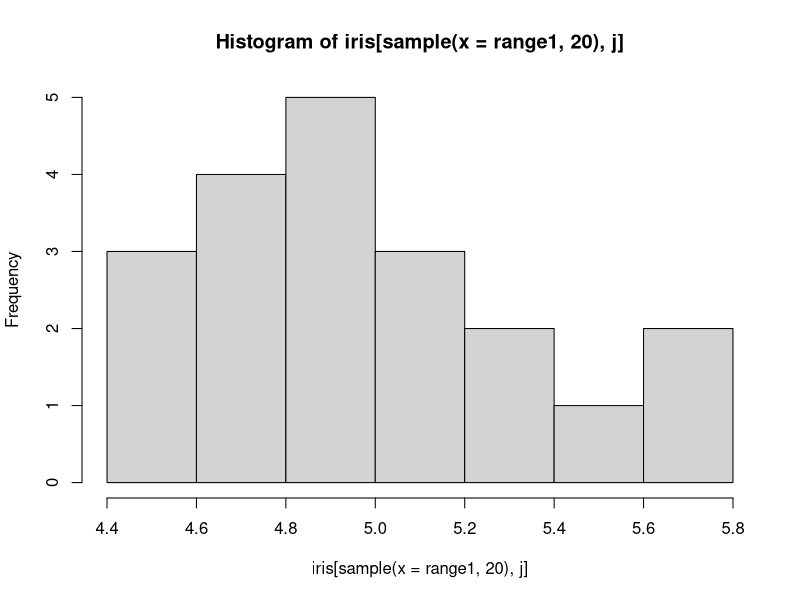
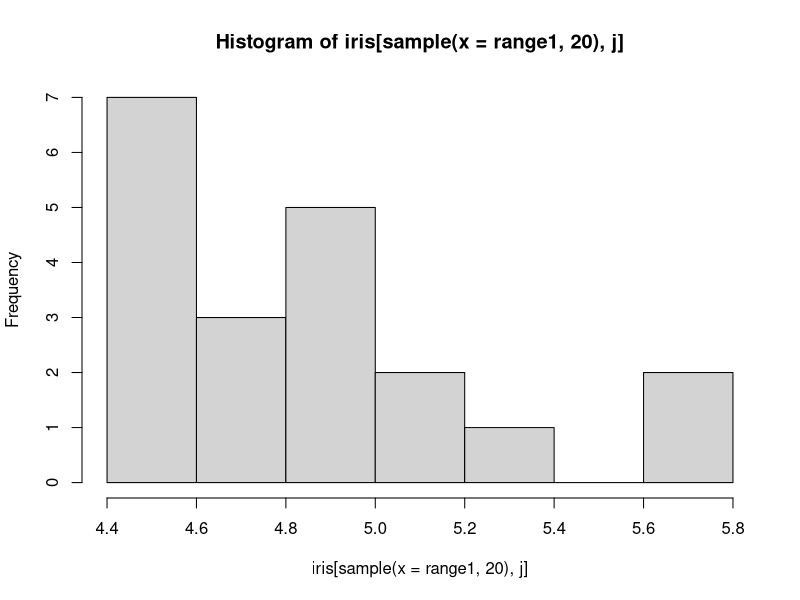
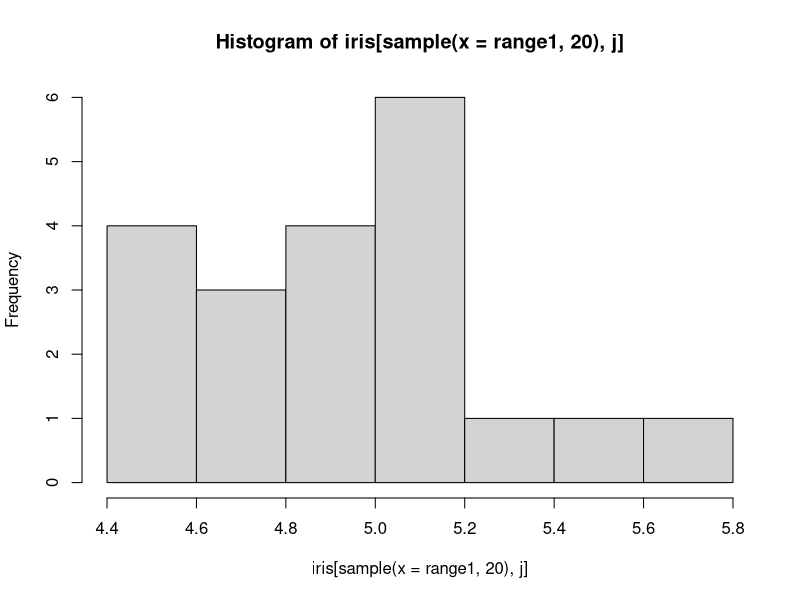
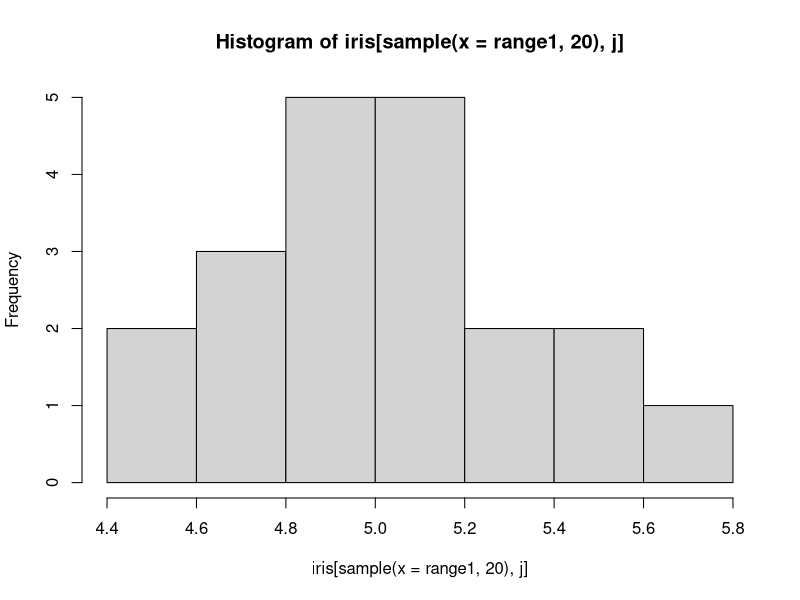
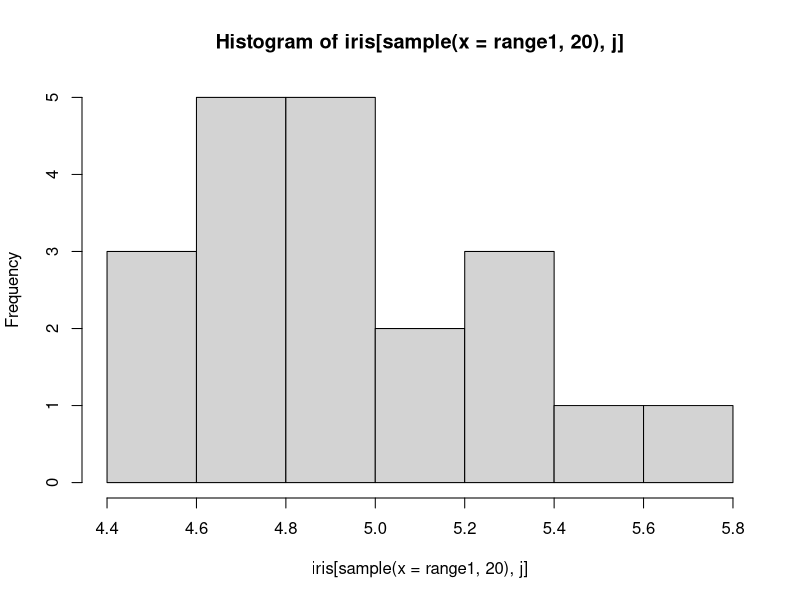
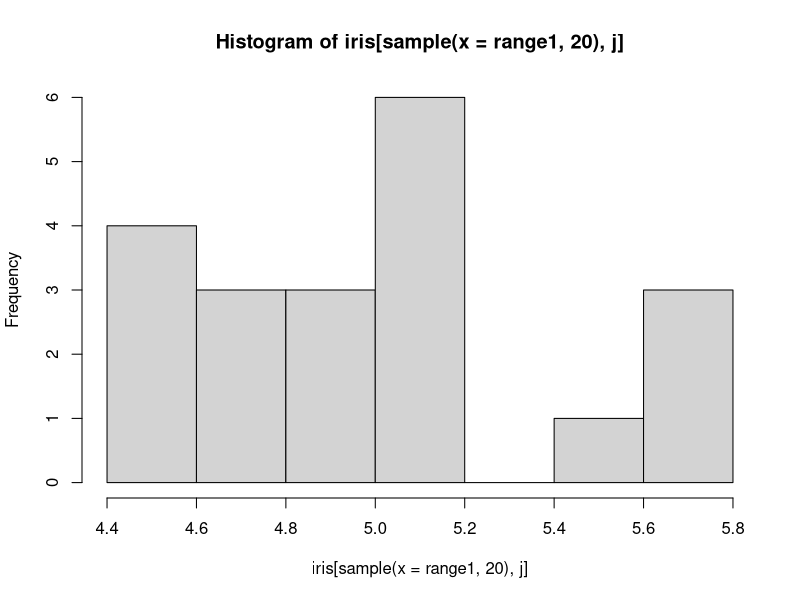
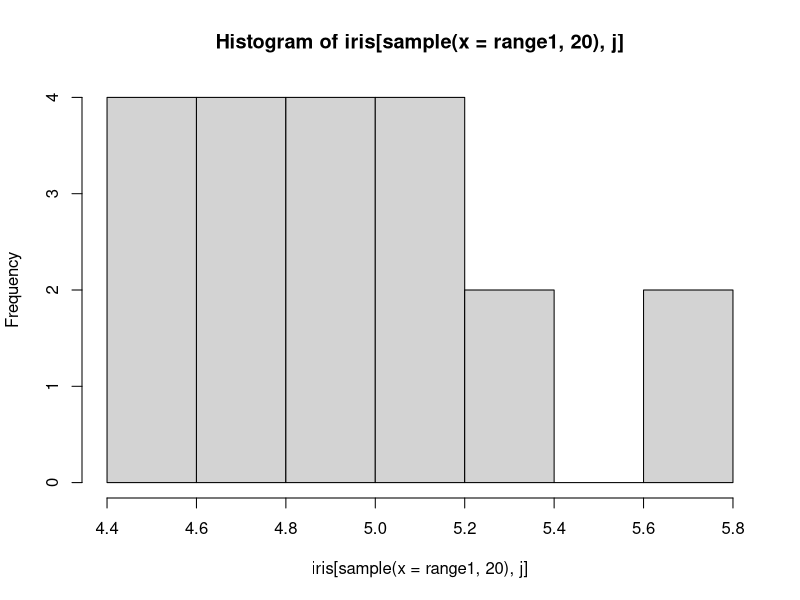
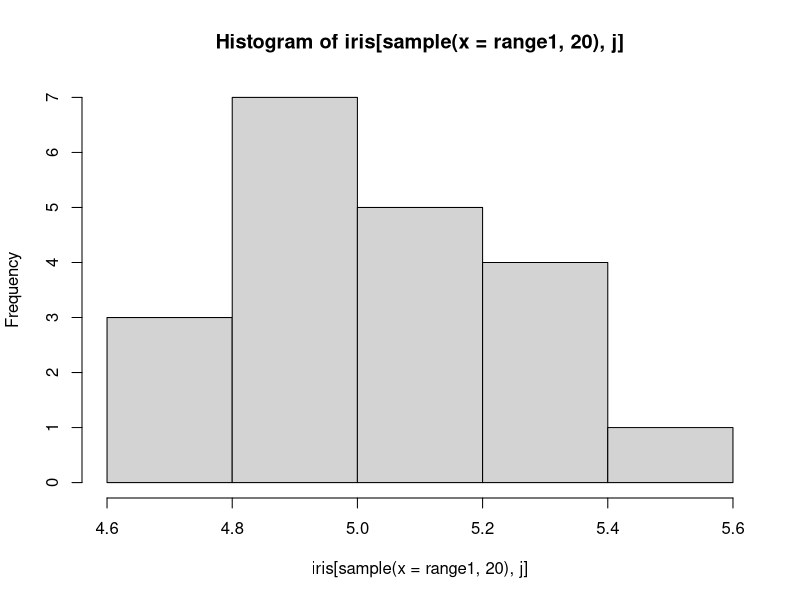

Reproduce these figures in R, in order. (Note: this script raises an error after producing the figures.)
library(plyr)
library(dplyr)
library(magrittr)

#####################?H?????ͪ????ϸ???
a=list()
total=list()
for (j in 1:4){
  for (i in 1:30){
    range1=switch (((i-1) %/% 10)+1,1:50,51:100,101:150) 
    his <- hist(iris[sample(x=range1,20),j])
    his$counts <- his$counts/sum(his$counts)
    a[[i]] <- his
  }
  total[[j]] <- a
}
######################################?ۦP??????
a=list()
total=list()
for (j in 1:7){
  for (i in 1:30){
    his <- hist(iris[,1])
    his$counts <- his$counts/sum(his$counts)
    a[[i]] <- his
  }
  total[[j]] <- a
}
tt=proc.time()
dda=createh(data1=total,com=j)
proc.time()-tt

##################?e??????
par(mfrow=c(6,4),mai=c(0,0,0,0))
for (j in 1:4){
  for (i in 1:30){
    plot(total[[j]][[i]],main = "",xlab = "",ylab = "")
  }
}
his
length(total[[1]][[1]][[1]])




####################畫30*2 抽取iris的質方圖
plotcom(total)

#####################################################簡單一般pca測試

par(mfrow=c(1,1))
test1=kmeans(iris[,1:4],centers = 3)
test1 %>% names()
test1$centers

p=iris[,1:4] %>% as.matrix()
t1=t(p) %*% p
eig=eigen(t1)
plot(p %*% eig$vectors[,2],p %*% eig$vectors[,1],col=rep(1:3,each=50))



##################################畫出密度估計的圖
dr1=p %*% eig$vectors[,1]
dr2=p %*% eig$vectors[,2]

test2=cbind(dr1,dr2)
image(des_e(test2,b=10))

##################################將iris原始資料照組別分群製作成直方圖資料3*4
test3=iris
gr=list(1:50,51:100,101:150)

par(mfcol=c(3,4))
test4=point_to_h(iris[,1:4],group=gr)

#####################取兩個主成分畫出來

plotcom(test4)

#############################################joint histo

plotjointh(test4,10)

#########################draw test
image(lastjoint,col=rainbow(100)[lastjoint*10000])

GBRcol=color.Palette(low='green',mid='black',high='red')
for ( i in 1:3){
  image(part[[i]])
}


##########################################
